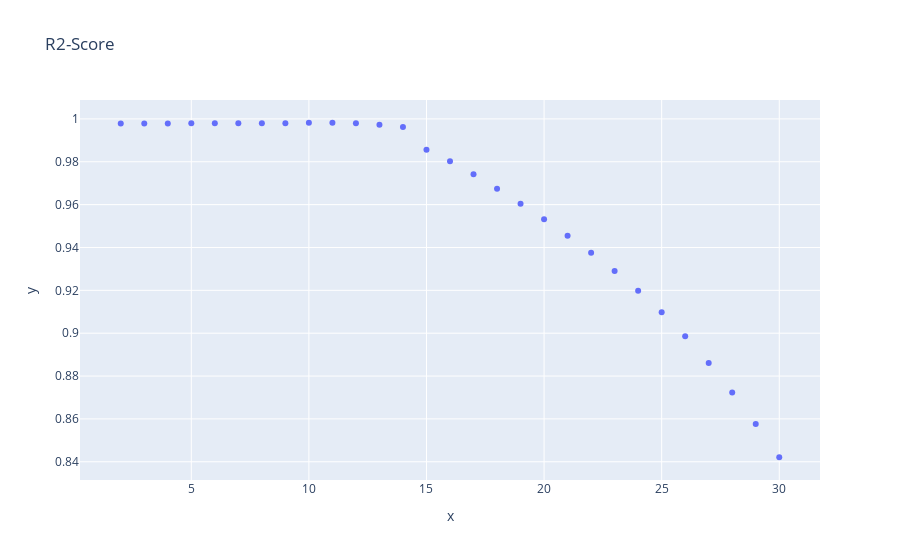

Notebook code for this chart:
### Code cell
y = daten['Bremsweg [m]']
model = LinearRegression()

degrees = range(2, 31)
r2_scores = []

for d in degrees:
    # Adaption der Daten
    polynom_transformator = PolynomialFeatures(degree = d)
    X = polynom_transformator.fit_transform(daten[['Geschwindigkeit [km/h]']])
    
    # Training des Modells
    model.fit(X, y)

    # Bewertung
    r2_scores.append(model.score(X, y))


fig = px.scatter(x = degrees, y = r2_scores, title='R2-Score')
fig.show()

### Figure 1 — Plotly figure (JSON) as saved in the notebook; plotly's stock layout.template omitted (floating-point values rounded to 4 significant figures)
{"data": [{"hovertemplate": "x=%{x}<br>y=%{y}<extra></extra>", "legendgroup": "", "marker": {"color": "#636efa", "symbol": "circle"}, "mode": "markers", "name": "", "orientation": "v", "showlegend": false, "type": "scatter", "x": [2, 3, 4, 5, 6, 7, 8, 9, 10, 11, 12, 13, 14, 15, 16, 17, 18, 19, 20, 21, 22, 23, 24, 25, 26, 27, 28, 29, 30], "xaxis": "x", "y": [0.9979, 0.9979, 0.9979, 0.9979, 0.9979, 0.9979, 0.998, 0.998, 0.9982, 0.9982, 0.998, 0.9973, 0.9962, 0.9856, 0.9803, 0.9742, 0.9675, 0.9604, 0.9531, 0.9455, 0.9375, 0.9291, 0.9199, 0.9098, 0.8986, 0.8861, 0.8724, 0.8576, 0.8421], "yaxis": "y"}], "layout": {"legend": {"tracegroupgap": 0}, "title": {"text": "R2-Score"}, "xaxis": {"anchor": "y", "domain": [0, 1], "title": {"text": "x"}}, "yaxis": {"anchor": "x", "domain": [0, 1], "title": {"text": "y"}}}}
